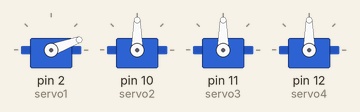
A sketch run on a simulated Arduino Uno, built with avr-gcc and run on an emulated ATmega328P. Shown: 4 × servo.

Above: at 0.1 s.
At 1.1 s:
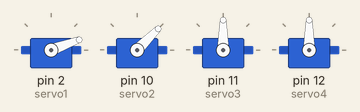
At 9.1 s:
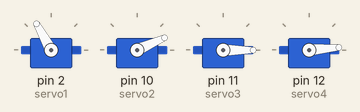
At 12.5 s:
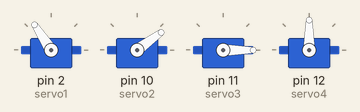
At 21.11 s:
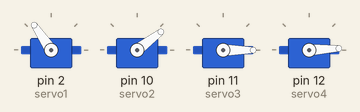
At 29.9 s:
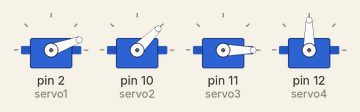
Timing chart, 0 to 40.0 s (numbered marks = the images above):
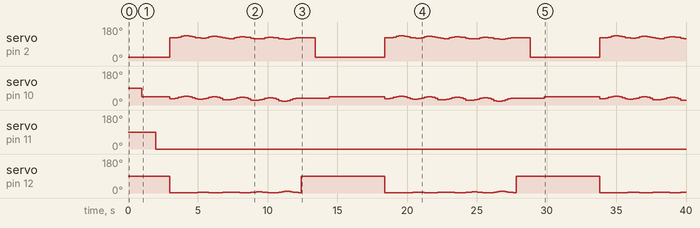

Measured:
- by itself, servo on pin 2 (servo1): moves between 20° and 134°, repeating every 15.4 s
- by itself, servo on pin 10 (servo2): moves between 20° and 47°, repeating every 15.4 s
- by itself, servo on pin 11 (servo3): 90° → 0° at 2.0 s

The sketch:

SERVOOOO.ino
```cpp
#include <Servo.h>
// Define servo objects
Servo servo1;
Servo servo2;
Servo servo3;
Servo servo4;
double q0[] = {-160, -55.8, -57.1, -56.0, -52.5, -48.3, -45.5, -45.6, -47.8, -50.5, -55.4, -57.8, -59.2, -58.4, -55.3, -51.3, -48.5, -48.4, -50.3, -52.8, -57.3, -59.5, -61.0, -60.6, -57.9, -54.1, -51.5, -51.2, -52.8, -55.0, -59.0, -61.0, -62.5, -62.4, -60.2, -56.8, -54.3, -53.9, -55.2, -57.1, -60.4, -62.3, -64.1, -64.1, -62.2, -59.3, -57.0, -56.5, -57.5, -59.0, -61.6};
double q1[] = {0, 33.4, 34.5, 37.0, 40.4, 44.0, 46.9, 47.7, 45.3, 39.8, 32.2, 30.5, 31.4, 33.9, 37.4, 41.2, 44.2, 45.0, 42.5, 37.1, 29.4, 27.3, 28.1, 30.6, 34.3, 38.3, 41.4, 42.2, 39.7, 34.4, 26.3, 24.0, 24.7, 27.2, 31.0, 35.2, 38.4, 39.4, 36.9, 31.5, 23.0, 20.6, 21.4, 23.8, 27.6, 32.0, 35.4, 36.4, 33.9, 28.5, 19.7};
double q2[] = {0, -40.4, -47.7, -52.3, -52.4, -48.5, -42.8, -37.7, -34.0, -32.0, -37.6, -43.6, -50.8, -55.7, -56.1, -52.5, -46.9, -41.6, -37.6, -35.6, -40.8, -46.4, -53.5, -58.7, -59.7, -56.4, -51.0, -45.5, -41.3, -39.2, -43.7, -48.8, -55.8, -61.3, -62.8, -60.1, -54.8, -49.3, -44.9, -42.5, -46.1, -51.1, -58.3, -63.7, -65.5, -63.4, -58.5, -53.0, -48.3, -45.5, -48.3};
double q3[] = {0, 62.4, 62.6, 62.6, 62.4, 61.9, 61.5, 61.2, 61.2, 61.5, 62.4, 63.2, 63.7, 63.7, 63.2, 62.4, 61.7, 61.2, 61.2, 61.7, 63.3, 64.4, 65.1, 65.1, 64.4, 63.3, 62.1, 61.4, 61.4, 62.1, 64.4, 65.8, 66.7, 66.7, 65.8, 64.4, 62.9, 62.0, 62.0, 62.9, 65.7, 67.5, 68.6, 68.6, 67.5, 65.7, 63.9, 62.8, 62.8, 63.9, 67.4};
void setup() {
  // Attach servos to specific pins
  servo1.attach(2);  // Connect servo 1 to pin 9
  servo2.attach(10); // Connect servo 2 to pin 10
  servo3.attach(11); // Connect servo 3 to pin 11
  servo4.attach(12); // Connect servo 4 to pin 12
}
//1 init 20
//2 init 45
//3 init 0
//4 init 90
void loop() {
  servo1.write(20);
  delay(1000);
  servo2.write(45);
  delay(1000);
  servo3.write(0);
  delay(1000);
  servo4.write(90);
  // Move back to initial positions
  for(int i = 1; i< 48; i++)
  {
    servo1.write(q0[i]+180);
    servo2.write(q1[i]);
    servo3.write(q2[i]);
    servo4.write(q3[i]-60);
    delay(200);
  }
  servo4.write(90);
  delay(1000);
  servo1.write(20);
  delay(1000);
  servo2.write(45);
  delay(1000);
  servo3.write(0);
}
```
